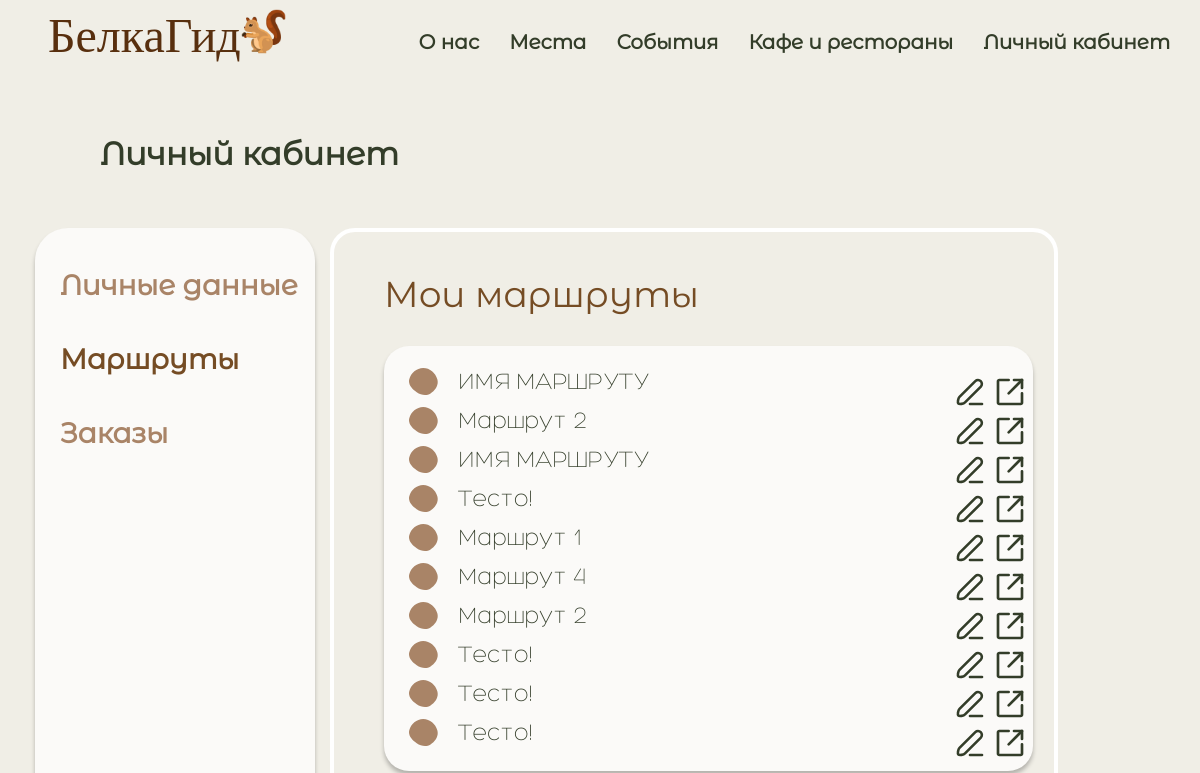
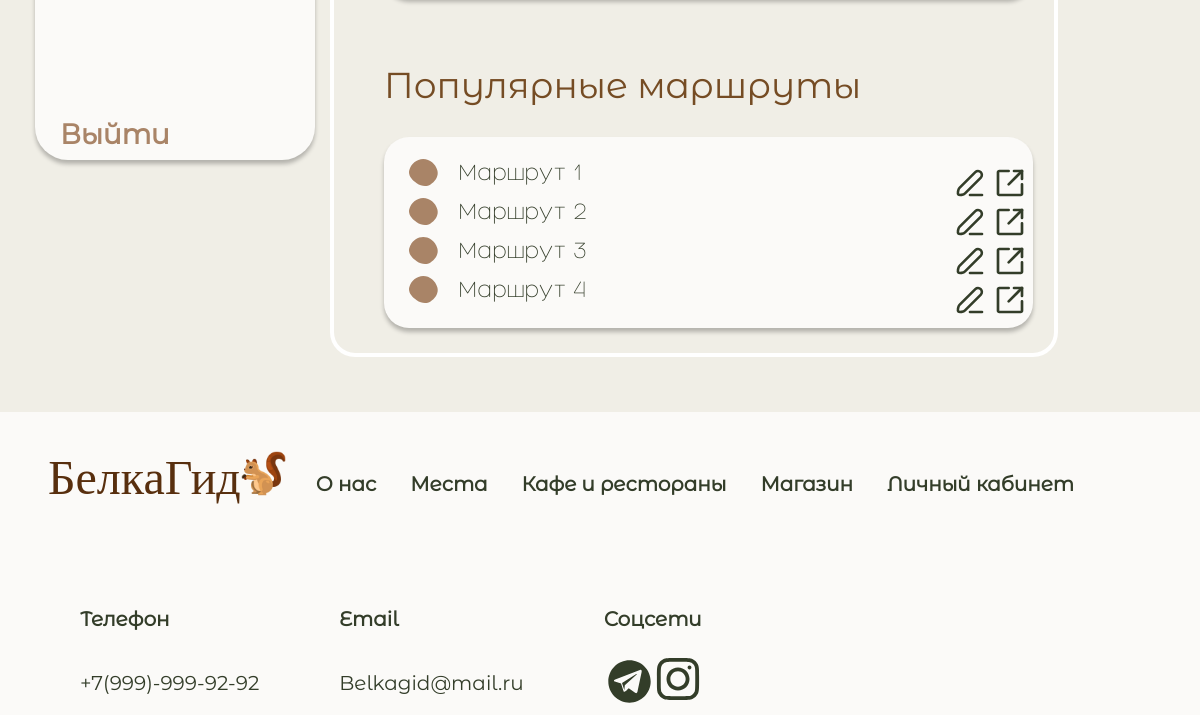
The page /profile/routes (signed in) on the database as committed earlier (2 pictures, top to bottom).
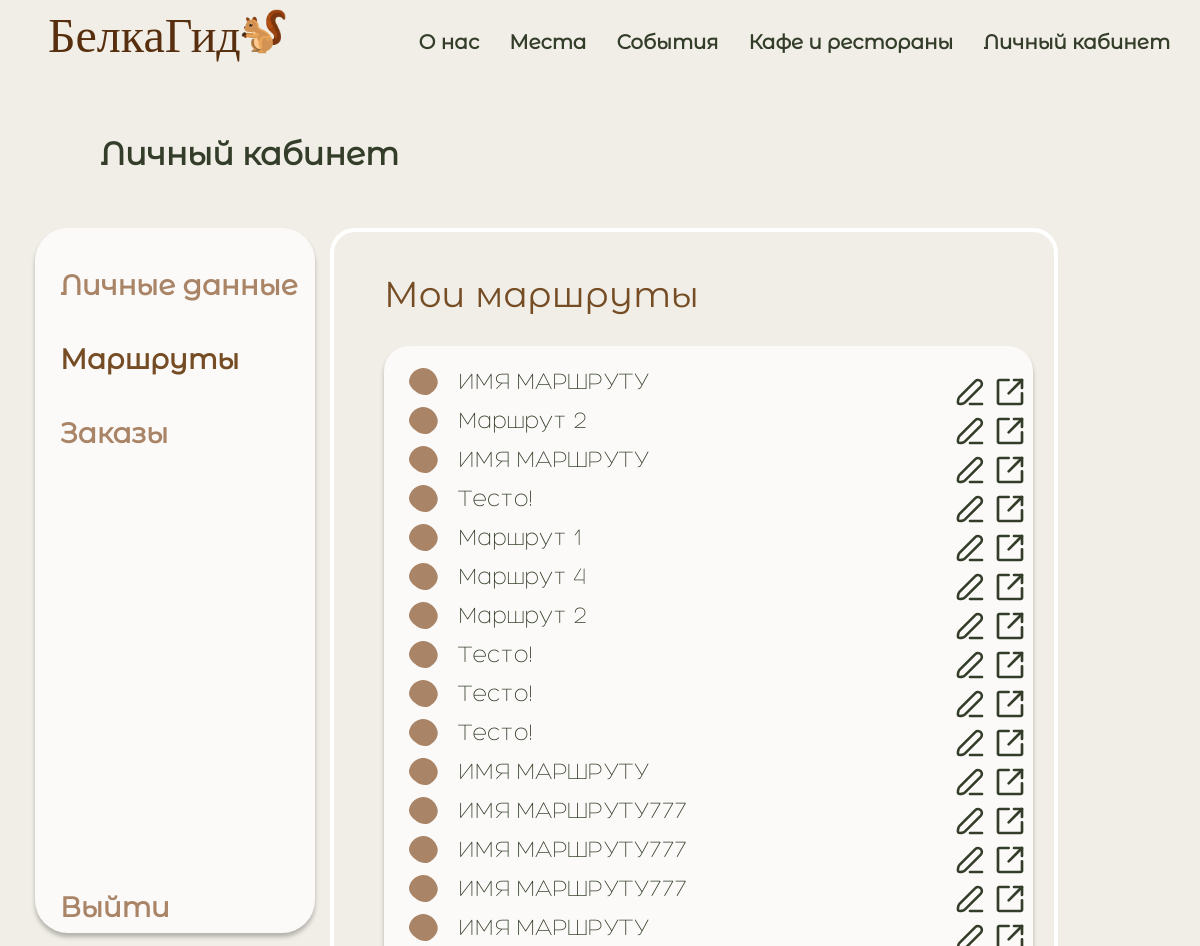
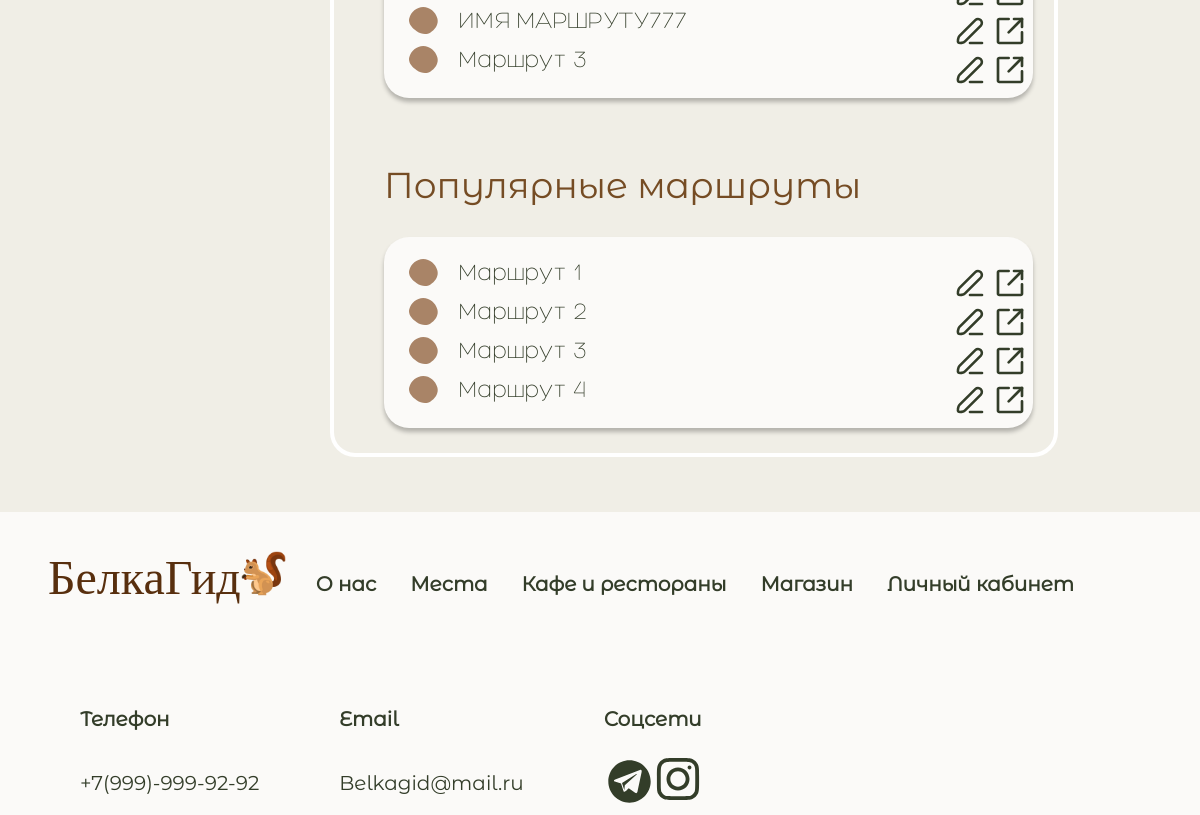
The same page on the database as committed later (2 pictures, top to bottom).
### belka/models.py (models this page shows, shortened)
class Route(models.Model):
    name = models.TextField()
    short_description = models.TextField()
    rating = models.FloatField()
    votes = models.IntegerField()
    creator = models.IntegerField()
    marshrut = models.TextField()

### belka/views.py (the view)
# urls.py: path('profile/routes', profile_routes_page),
@login_required
def profile_routes_page(request):
    favs = UserFavourites.objects.get_or_create(user_id=request.user.id)
    routes = serializers.serialize("json", Route.objects.all().order_by('rating').reverse())
    places = Place.objects.all()
    for place in places:
        place.image = place.image.replace("static/", "")
    places = serializers.serialize("json", Place.objects.all())
    context = {
        'routes': routes,
        'places': places,
        'personalRoutes': Route.objects.filter(creator=request.user.id)
    }
    return render(request, 'marsruty.html', context)

### templates/marsruty.html (shortened to what this page needs)
{% load static %}
<!DOCTYPE html>
<html>
<head>
    <link rel="stylesheet" href="{% static 'css/main.css' %}">
    <link rel="stylesheet" href="{% static 'css/main1.css' %}">
    <link rel="stylesheet" href="{% static 'css/main2.css' %}">
    <link rel="stylesheet" href="{% static 'css/main3.css' %}">
    <link rel="stylesheet" href="{% static 'css/main4.css' %}">
</head>
<body>
<div class="wrapper">
    <div class="content">
        <header>
            <div class="headermenu">
                <div class="logo">
                    <div class="logotype">
                        <div class="nazvanie"><a href="/">БелкаГид</a></div>
                        <a href="/"><img class="imgbelka" src="{% static 'img/белка.png' %}" alt="" width="55"
                                         height="55"></a>
                    </div>
                    <div class="menu">
                        <a href="../about">О нас</a>
                        <a href="../places">Места</a>
                        <a href="../events">События</a>
                        <a href="../cafe">Кафе и рестораны</a>
                        <a href="../profile">Личный кабинет</a>
                    </div>
                </div>
            </div>
        </header>
        <div class="dannie">
            <div class="namekab">
                <h1>Личный кабинет</h1>
            </div>
            <div class="smallmenu">
                <a href="../profile/info">Личные данные</a>
                <a href="../profile/routes" style="color: #754C24;">Маршруты</a>
                <a href="../profile/orders">Заказы</a>
                <a href="../logout" style='margin-top:400px;'>Выйти</a>
            </div>
            <div class="marsruty">
                <h1>Мои маршруты</h1>
                <div class="marshr">
                    {% for personal_route in personalRoutes %}
                        <div class="namemarshr">
                            <p onclick="openEdit({{ personal_route.id }})">{{ personal_route.name }}</p>
                            <svg class="edit1" viewBox="0 0 37 37" onclick="openEdit({{ personal_route.id }})"
                                 fill="none" xmlns="http://www.w3.org/2000/svg">
                                <path d="M31.0635 12.2407L12.7639 30.5403C11.1297 32.1899 6.24265 32.9452 5.05557 31.8506C3.86849 30.756 4.73179 25.8691 6.36596 24.2195L24.6656 5.9199C25.5105 5.11516 26.6367 4.67264 27.8035 4.68686C28.9702 4.70109 30.0851 5.17092 30.9102 5.99602C31.7353 6.82111 32.2052 7.9361 32.2194 9.10287C32.2338 10.2696 31.7911 11.3957 30.9864 12.2407H31.0635Z"
                                      stroke="#333D29" stroke-width="3" stroke-linecap="round" stroke-linejoin="round"/>
                                <path d="M32.375 32.375H18.5" stroke="#333D29" stroke-width="3" stroke-linecap="round"
                                      stroke-linejoin="round"/>
                            </svg>
                            <svg onclick="exportRouteById({{ personal_route.id }})" class="export1"
                                 viewBox="0 0 36 36"
                                 fill="none" xmlns="http://www.w3.org/2000/svg">
                                <path d="M22.5 4.5H31.5V13.5" stroke="#333D29" stroke-width="3" stroke-linecap="round"
                                      stroke-linejoin="round"/>
                                <path d="M31.5 19.5V30C31.5 30.3978 31.342 30.7794 31.0607 31.0607C30.7794 31.342 30.3978 31.5 30 31.5H6C5.60218 31.5 5.22064 31.342 4.93934 31.0607C4.65804 30.7794 4.5 30.3978 4.5 30V6C4.5 5.60218 4.65804 5.22064 4.93934 4.93934C5.22064 4.65804 5.60218 4.5 6 4.5H16.5"
                                      stroke="#333D29" stroke-width="3" stroke-linecap="round" stroke-linejoin="round"/>
                                <path d="M16.5 19.5L31.5 4.5" stroke="#333D29" stroke-width="3" stroke-linecap="round"
                                      stroke-linejoin="round"/>
                            </svg>
                        </div>
                    {% endfor %}
                </div>
                <h1>Популярные маршруты </h1>
                <div class="marshr">
                    <div class="namemarshr">
                        <p onclick="openEdit(1)" id=popular0>sdgsg</p>
                        <a id=hrefedit1 href="">
                        </a>
                    </div>
                    <div class="namemarshr">
                        <p onclick="openEdit(2)" id=popular1>sdgsg</p>
                        <a id=hrefedit2 href="">
                        </a>
                    </div>
                    <div class="namemarshr">
                        <p onclick="openEdit(3)" id=popular2>sdgsg</p>
                        <a id=hrefedit3 href="">
                        </a>
                    </div>
                    <div class="namemarshr">
                        <p onclick="openEdit(4)" id=popular3>sdgsg</p>
                        <a id=hrefedit4 href="">
                        </a>
                    </div>
                </div>
            </div>
        </div>
    </div>
    <div class="footer">
        <div class="logo">
            <div class="logotype">
                <div class="nazvanie"><a href="/">БелкаГид</a></div>
                <a href="/"><img class="imgbelka" src="{% static 'img/белка.png' %}" alt="" width="55"
                                 height="55"></a>
            </div>
            <div class="footermenu">
                <a href="../about">О нас</a>
                <a href="../places">Места</a>
                <a href="../cafe">Кафе и рестораны</a>
                <a href="../shop">Магазин</a>
                <a href="../profile">Личный кабинет</a>
            </div>
        </div>
        <div class="logo">
            <div class="svyzi">
                <div class="svyz">
                    <h1>Телефон</h1>
                    <h2>+7(999)-999-92-92</h2>
                </div>
                <div class="svyz">
                    <h1>Email</h1>
                    <h2>Belkagid@mail.ru</h2>
                </div>
                <div class="svyz">
                    <h1>Соцсети</h1>
                    <div class="managers">
                    </div>
                </div>
            </div>
        </div>
    </div>
</div>
</body>
</html>

### static/css/main.css (style rules this page uses)
html { overflow-y: scroll; background: #f0eee6; }
* { margin: 0; padding: 0; }
html, body { height: 100%; }
.wrapper { display: flex; flex-direction: column; height: 100%; }
.content { flex: 1 0 auto; }
.footer { flex: 0 0 auto; }

### static/css/main1.css (style rules this page uses)
html { overflow-y: scroll; background: #f0eee6; }
* { margin: 0; padding: 0; }
html, body { height: 100%; }
.wrapper { display: flex; flex-direction: column; height: 100%; }
.content { flex: 1 0 auto; }
.footer { flex: 0 0 auto; }

### static/css/main3.css (style rules this page uses)
html { overflow-y: scroll; background: #f0eee6; }
* { margin: 0; padding: 0; }
html, body { height: 100%; }
.wrapper { display: flex; flex-direction: column; height: 100%; }
.content { flex: 1 0 auto; }
.footer { flex: 0 0 auto; }

### static/css/main4.css (style rules this page uses)
html { overflow-y: scroll; background: #f0eee6; }
* { margin: 0; padding: 0; }
html, body { height: 100%; }
.wrapper { display: flex; flex-direction: column; height: 100%; }
.content { flex: 1 0 auto; }
.footer { flex: 0 0 auto; }

Rows that differ between the two databases and show on the page:
added Route: name "ИМЯ МАРШРУТУ"
added Route: name "ИМЯ МАРШРУТУ777"
added Route: name "ИМЯ МАРШРУТУ777"
added Route: name "ИМЯ МАРШРУТУ777"
added Route: name "ИМЯ МАРШРУТУ"
added Route: name "ИМЯ МАРШРУТУ777"
added Route: name "Маршрут 3"
